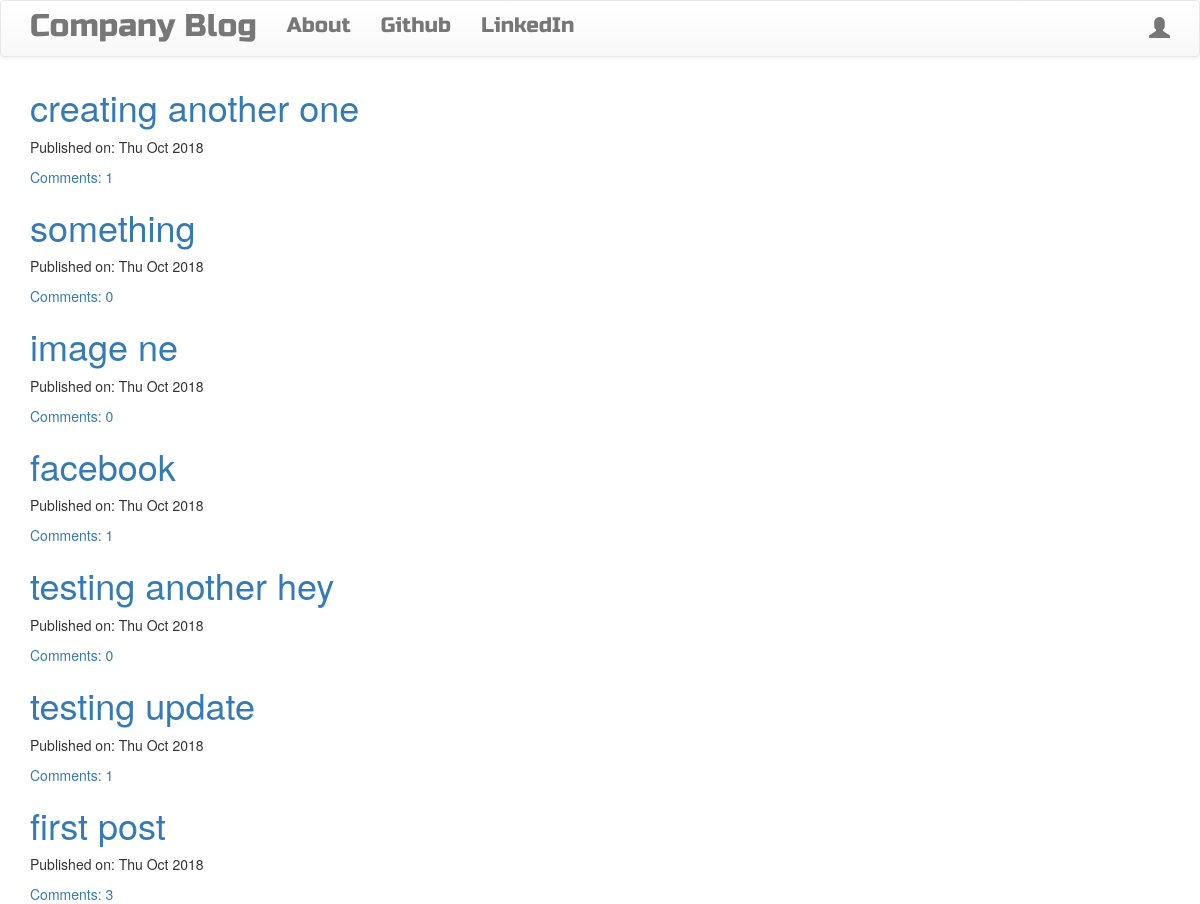
The page / on the database its author committed.
### blog/models.py (models this page shows, shortened)
class Post(models.Model):
    author = models.ForeignKey('auth.User')
    title = models.CharField(max_length=256)
    image = models.ImageField(upload_to='img/', blank=True)
    text = models.TextField()
    created_date = models.DateTimeField(default=timezone.now)
    published_date = models.DateTimeField(blank=True, null=True)
    def approve_comments(self):
        return self.comments.filter(approved_comment=True)

### blog/views.py (the view)
# urls.py: url(r'^$', views.PostListView.as_view(), name='post_list'),
class PostListView(ListView):
    model = Post
    context_object_name = 'post_list'
    template_name = 'blog/post_list.html'
    def get_queryset(self):
        return Post.objects.filter(published_date__lte=timezone.now()).order_by('-published_date')

### blog/templates/blog/post_list.html
{% extends "blog/base.html" %}
{% block content %}
{% for post in post_list %}
<a href="{% url 'post_detail' pk=post.pk%}"><h1>{{post.title}}</h1></a>
<p>Published on: {{ post.published_date|date:"D M Y"}}</p>
<a href="{% url 'post_detail' pk=post.pk %}">Comments: {{ post.approve_comments.count }}</a>
{% endfor %}
{% endblock %}

### blog/static/css/blog.css (style rules this page uses)
.loader { filter:hue-rotate(0deg); background-color: linear-gradient(45deg,#0f8,#08f); animation:hue 5000ms infinite linear; }

### rows shown on the page
Post: title "creating another one", published_date "Thu Oct 2018", approve_comments.count "1"
Post: title "something", published_date "Thu Oct 2018", approve_comments.count "0"
Post: title "image ne", published_date "Thu Oct 2018", approve_comments.count "0"
Post: title "facebook", published_date "Thu Oct 2018", approve_comments.count "1"
Post: title "testing another hey", published_date "Thu Oct 2018", approve_comments.count "0"
Post: title "testing update", published_date "Thu Oct 2018", approve_comments.count "1"
Post: title "first post", published_date "Thu Oct 2018", approve_comments.count "3"
